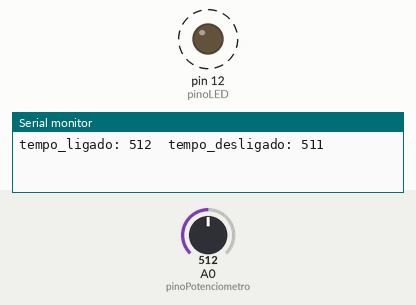
Recording of a sketch running on a simulated Arduino Uno, built with avr-gcc and run on an emulated ATmega328P. On the bench: output pins drawn as LEDs (lit = HIGH), the last lines printed to the serial monitor. Dashed ring = blinking. The inputs (shaded band) are chosen by the test bench; at power-on: A0 (pinoPotenciometro) = 512.

Above: at 1.8 s.
1.9 s: A0 (pinoPotenciometro) set to 0
At 2.6 s:
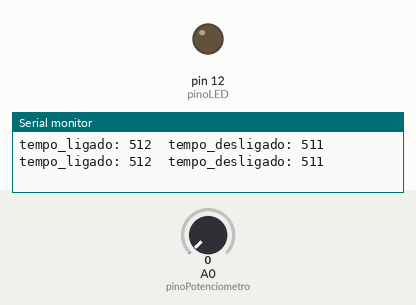
3.4 s: A0 (pinoPotenciometro) set to 122
At 4.6 s:
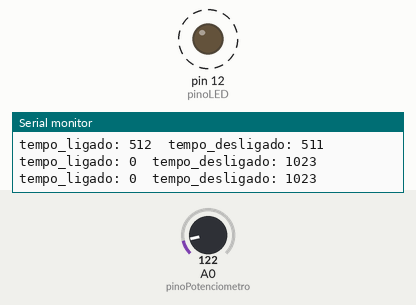
Timing chart, 0 to 13.5 s (numbered marks = the images above; inputs shaded):
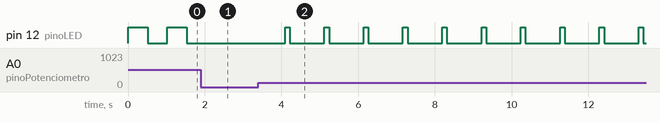

The sketch:

pisca_pisac_com_potenciometro_para_Controlar_periodo.ino
```cpp
/*******************************************************************************
* RoboCore Kit Iniciante V8 - 16. - Pisca-Pisca
* Usar um potenciômetro para controlar o período com que um LED pisca.
*******************************************************************************/

const int pinoPotenciometro = A0; // pino onde o pontenciômetro está conectado
const int pinoLED = 12; // pino onde o LED está conectado
const int periodo = 1023;
int tempo_ligado, tempo_desligado ; // variável para armazenar o valor lido pelo ADC

void setup() {
  pinMode(pinoPotenciometro, INPUT); // configura o pino com potenciômetro como entrada
  pinMode(pinoLED, OUTPUT); // configura o pino com o LED como saída
  Serial.begin(9600);
}

void loop() {
  tempo_ligado = analogRead(pinoPotenciometro);// le o valor de tensão no pino do potenciômetro
  tempo_desligado = periodo - tempo_ligado; // atribui a variável tempo_desligado, quanto tempo o LED deverá permanecer desligado.
  digitalWrite(pinoLED, HIGH); // aciona o LED
  delay(tempo_ligado); // aguarda o valor lido no pino do potenciômetro em milissegundos
  digitalWrite(pinoLED, LOW); // apaga o LED
  delay(tempo_desligado); // aguarda o valor lido no pino do potenciômetro em milissegundos
  Serial.print("tempo_ligado: ");
  Serial.print(tempo_ligado);
  Serial.print("\t");
  Serial.print("tempo_desligado: ");
  Serial.println(tempo_desligado);

}
```

Measured:
- after the input at 1.9 s, pin 12 (pinoLED): stays LOW (without the input it goes to HIGH after 0.15 s)
- after the input at 3.4 s, pin 12 (pinoLED): alternates HIGH for 0.12 s and LOW for 0.90 s, starting after 0.70 s
- by itself, pin 12 (pinoLED): alternates HIGH for 0.51 s and LOW for 0.51 s
